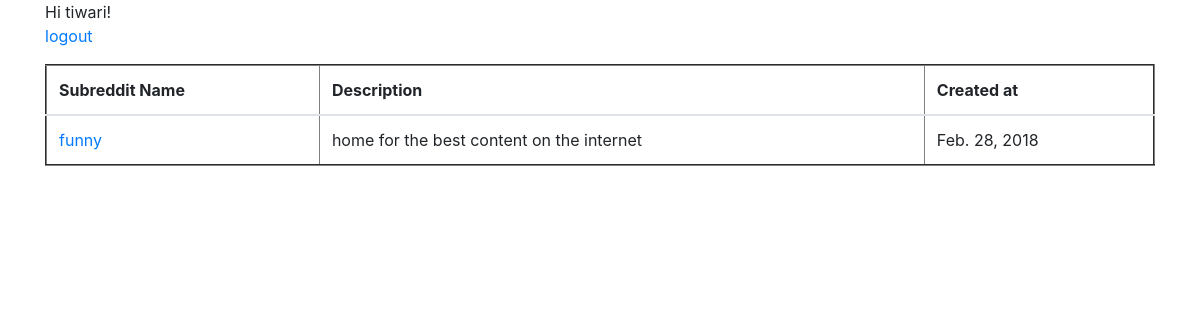
Screenshot of / (signed in) with the database file from the repository.
### users/models.py (models this page shows)
class CustomUser(AbstractUser):
    objects=CustomUserManager()

### boards/models.py (models this page shows, shortened)
class SubReddits(models.Model):
    name=models.CharField(max_length=100)
    description=models.TextField()
    created_at=models.DateField(auto_now_add=True)

### boards/views.py (the view)
# urls.py: path('', views.HomePageView,name='home'),
def HomePageView(request):
    return render(request,'home.html',{'boards':SubReddits.objects.all()})

### templates/home.html (shortened to what this page needs)
{% extends 'base.html' %}
{% block content %}
    {% if user.is_authenticated %}
        Hi {{ user.username }}!
        <p><a href="{% url 'logout' %}">logout</a></p>
        <table border='2px solid black' class='table'>
            <thead>
                <th>Subreddit Name</th>
                <th>Description</th>
                <th>Created at</th>
            </thead>
            {%for i in boards%}
                <tr>
                    <td><a href="{%url 'board' i.id%}">{{i.name}}</a></td>
                    <td>{{i.description}}</td>
                    <td>{{i.created_at}}</td>
                </tr>
            {%endfor%}
        </table>
    {% else %}
        <h1>Welcome to reddit clone</h1>
        <p>You are not logged in</p>
        <a href="{% url 'login' %}">login</a> |
        <a href="{% url 'signup' %}">signup</a>
    {% endif %}
{% endblock %}

### rows the page displays
CustomUser: username "tiwari"
SubReddits: name "funny", description "home for the best content on the internet", created_at "Feb. 28, 2018"
